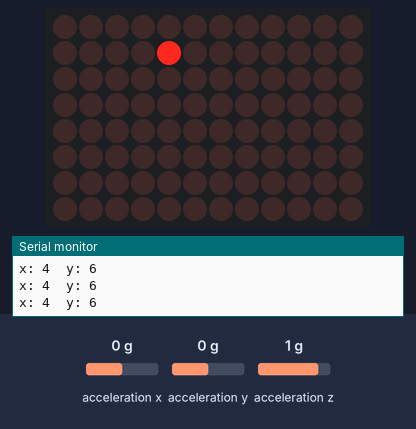
A sketch run on a simulated Arduino Uno R4 WiFi. On the bench: 12×8 LED matrix, the last lines printed to the serial monitor. The test bench sets the inputs (shaded band); at power-on: acceleration x 0 g, acceleration y 0 g, acceleration z 1 g.

Above: at 1.2 s.
1.3 s: acceleration x set to -1.4 g
At 2.4 s:
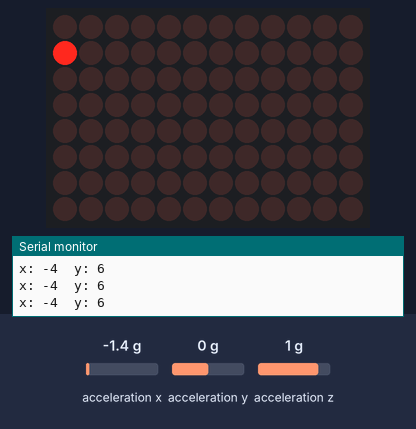
2.8 s: acceleration y set to -1.4 g
At 3.2 s:
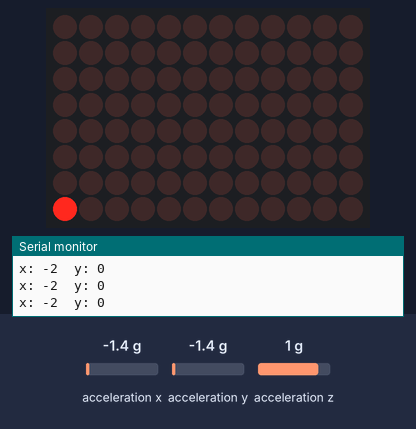
4.3 s: acceleration x set to 0 g
At 5.2 s:
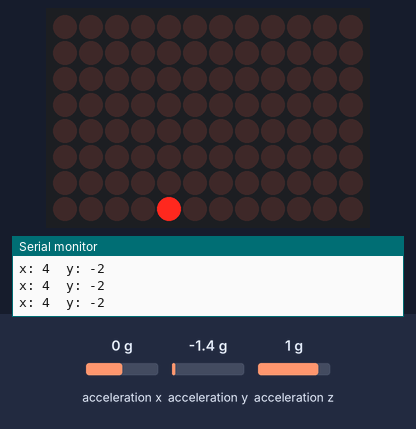
5.8 s: acceleration y set to 0.8 g
At 7.0 s:
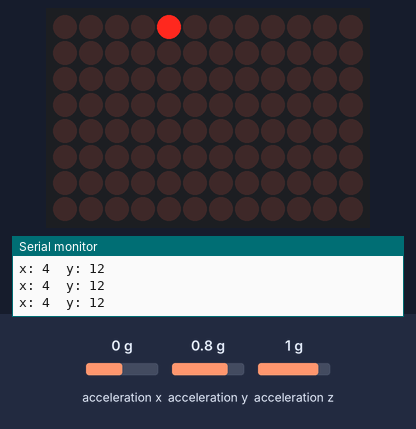
7.3 s: acceleration x set to -0.8 g
At 7.9 s:
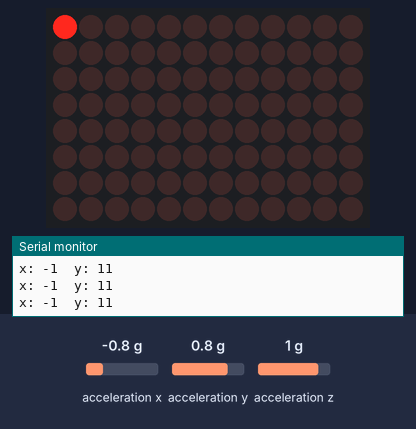
8.8 s: acceleration x set to 0.8 g
At 9.9 s:
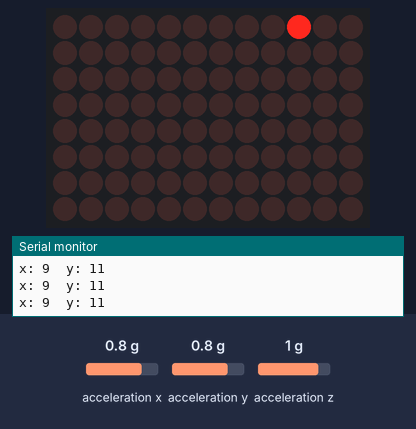
Timing chart, 0 to 11.3 s (numbered marks = the images above; inputs shaded):
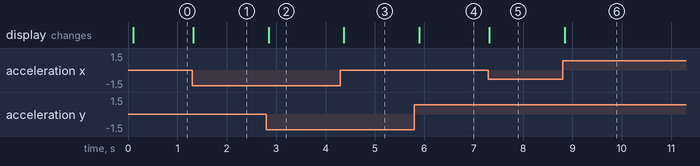

Measured:
- after the input at 1.3 s, the display: changes at once (image 1)
- after the input at 2.8 s, the display: changes after 0.05 s (image 2)
- after the input at 4.3 s, the display: changes after 0.07 s (image 3)
- after the input at 5.8 s, the display: changes after 0.09 s (image 4)
- after the input at 7.3 s, the display: changes at once (image 5)
- after the input at 8.8 s, the display: changes at once (image 6)

The sketch:

859_Modulino_LivellaABolla.ino
```cpp
#include "Modulino.h"
ModulinoMovement movement;

float x;
float y;
float z;

#include "Arduino_LED_Matrix.h"
ArduinoLEDMatrix matrix;

byte frame[8][12] = {
{0,0,0,0, 0,0,0,0, 0,0,0,0},
{0,0,0,0, 0,0,0,0, 0,0,0,0},
{0,0,0,0, 0,0,0,0, 0,0,0,0},
{0,0,0,0, 0,0,0,0, 0,0,0,0},
{0,0,0,0, 0,0,0,0, 0,0,0,0},
{0,0,0,0, 0,0,0,0, 0,0,0,0},
{0,0,0,0, 0,0,0,0, 0,0,0,0},
{0,0,0,0, 0,0,0,0, 0,0,0,0}
};

const int display_width = 12;
const int display_height = 8;
unsigned long t1;

void setup() {
  Serial.begin(115200);
  Modulino.begin();
  movement.begin();
  matrix.begin();
}

void loop() {
  movement.update();

  x = movement.getX();
  y = movement.getY();
  z = movement.getZ();

  float pitch = accToAngle(y, x, z);
  float roll = accToAngle(x, y, z);

  /*Serial.print("r: ");
  Serial.print(roll);
  Serial.print("\tp: ");
  Serial.println(pitch);
*/
  if ((millis() - t1) > 100) {
    clearDisplay();

    int xp = display_height / 2 + 10.0 * sin(toRad(pitch));
    int yp = display_width / 2 + 10.0 * sin(toRad(roll));

    Serial.print("x: ");
  Serial.print(xp);
  Serial.print("\ty: ");
  Serial.println(yp);
    setPix(xp,yp,1);
  matrix.renderBitmap(frame, 8, 12);
    t1 = millis();
  }
}

float toRad(float ang) {
  return (ang * PI) / 180.0;
}

float accToAngle(float a, float b, float c) {
  float d = sqrt(a * a + c * c);
  float ang = atan2(b, d);
  ang = (ang * 180.0) / PI;
  return ang;
}

void clearDisplay(){
  for (int i = 0; i < 8; i++) {
    for (int j = 0; j < 12; j++) {
      frame[i][j] = 0;
    }
  }
}

void setPix(int x, int y, byte val){
  x = constrain(x, 0, 11);
  y = constrain(y, 0, 7);
  frame[7-y][x] = val;
}
```
